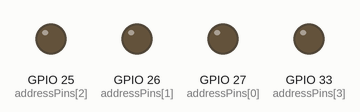
Simulated run of this sketch. Board: ESP32. Shown: output pins drawn as LEDs (lit = HIGH).

Above: at 0.2 s.
At 1.2 s:
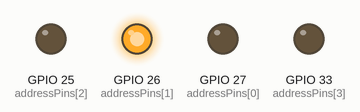
At 2.2 s:
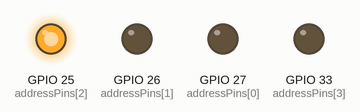
At 4.7 s:
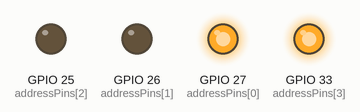
At 7.2 s:
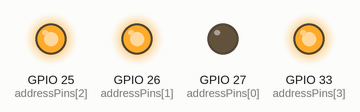
At 9.7 s:
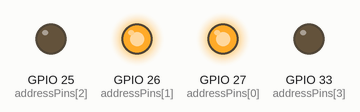
Timing chart, 0 to 10.4 s (numbered marks = the images above):
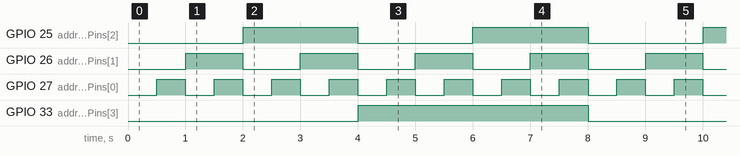

Measured:
- by itself, GPIO 25 (addressPins[2]): alternates HIGH for 2.0 s and LOW for 2.0 s
- by itself, GPIO 26 (addressPins[1]): alternates HIGH for 1.0 s and LOW for 1.0 s
- by itself, GPIO 27 (addressPins[0]): alternates HIGH for 0.50 s and LOW for 0.50 s
- by itself, GPIO 33 (addressPins[3]): alternates HIGH for 4.0 s and LOW for 4.0 s

The sketch:

EEPROM_Incrementer.ino
```cpp
// A0 - pin 27
// A1 - pin 26
// A2 - pin 25
// A3 - pin 33

const int addressPins[] = {27, 26, 25, 33}; // Array to hold the address pin numbers
const int numPins = 4; // Number of address bits

void setup() {
  for (int i = 0; i < numPins; i++) {
    pinMode(addressPins[i], OUTPUT); // Set each pin as output
  }
}

void loop() {
  for (int address = 0; address < 16; address++) { // Cycle through 0 to 15
    for (int bit = 0; bit < numPins; bit++) {
      digitalWrite(addressPins[bit], (address >> bit) & 1); // Set each pin according to the address bits
    }
    delay(500); // Small delay before incrementing to the next address
  }
}
```
